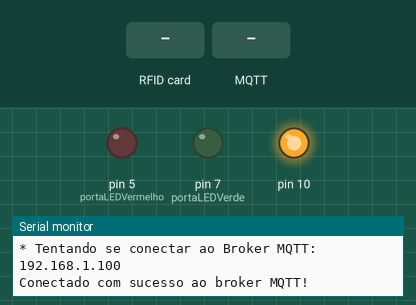
Bench run of a sketch on a simulated Arduino Uno, built with avr-gcc and run on an emulated ATmega328P. On the bench: output pins drawn as LEDs (lit = HIGH), the last lines printed to the serial monitor. The inputs (shaded band) are chosen by the test bench. WiFi joins after 1.5 s; servers stay silent unless stated; no MQTT or app messages arrive unless stated.

Above: at 1.2 s.
1.3 s: RFID card 5E 7A 19 C4 held to the reader
At 2.1 s:
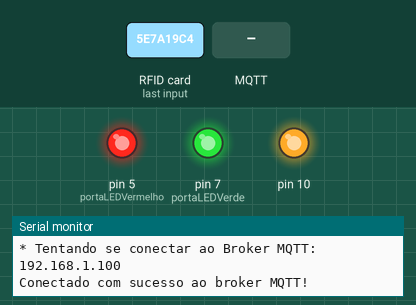
3.8 s: MQTT message "True" arrives on the first subscribed topic
At 5.6 s:
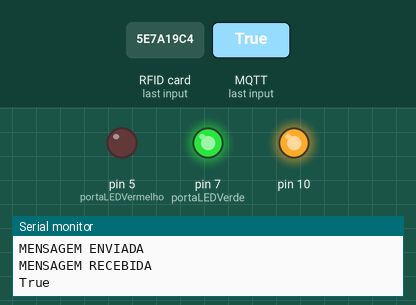
6.8 s: MQTT message "1" arrives on the first subscribed topic
At 8.9 s:
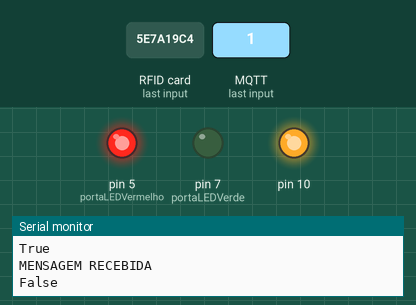
9.8 s: MQTT message "0" arrives on the first subscribed topic
12.8 s: MQTT message "2" arrives on the first subscribed topic
Timing chart, 0 to 18.8 s (numbered marks = the images above; inputs shaded):
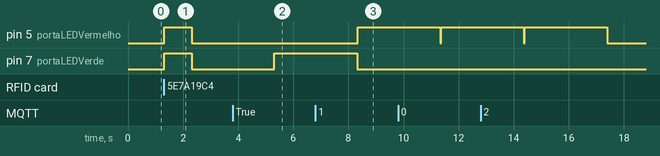

The sketch:

moduloAmbiente2.ino
```cpp
#include <MFRC522.h>

#include <SPI.h>
#include <Ethernet.h>
#include <PubSubClient.h>
#include <Ultrasonic.h>

// configurações de rede
byte mac[]    = {  0xDE, 0xED, 0xBA, 0xFE, 0xFE, 0xED }; // endereço MAC
IPAddress ip(192, 168, 1, 121); // ip da interface de rede

// configurações MQTT
#define MQTT_BROKER  "192.168.1.100"  //URL do broker MQTT
#define MQTT_PORT  1883  // Porta do Broker MQTT
#define MQTT_ID  "ambiente_2"
#define MQTT_TOPICO_SUBSCRIBE_ACESSO "2-Ambiente-Acessando"     //escuta o que é publicado para o topica
#define MQTT_TOPICO_SUBSCRIBE_SAIDA "2-Ambiente-Saindo"     //escuta o que é publicado para o topica
#define MQTT_TOPICO_PUBLISH   "TagIdentificada"      //publica no topico
char message_buff[100];

// configurações RFID
constexpr uint8_t RST_PIN = 9;
constexpr uint8_t SS_PIN = 8;
MFRC522 mfrc522(SS_PIN, RST_PIN);  // instancia MFRC522

// configuração LEDS
int portaLEDVerde = 7;
int portaLEDVermelho = 5;


EthernetClient ethClient;
PubSubClient mqttClient(ethClient);

void setup() {
  // put your setup code here, to run once:
  Serial.begin(9600); // Inicia a serial
  SPI.begin();// Inicia  SPI bus
  pinMode(portaLEDVerde, OUTPUT);
  pinMode(portaLEDVermelho, OUTPUT);
  setupRfid();
  setupMqtt();
  setupEthernet();
  Serial.println("* Aproxime o cartão *");
}

// inicia o RFID
void setupRfid(){
  mfrc522.PCD_Init(); // Inicia MFRC522
 // mfrc522.PCD_DumpVersionToSerial();
}
// inicia o MQTT
void setupMqtt(){
  Serial.println("* MQTT");
  mqttClient.setServer(MQTT_BROKER, MQTT_PORT);
  mqttClient.setCallback(callbackMqtt);
}

// inicia a rede
void setupEthernet(){
  Serial.println("* ETHERNET ");
  Ethernet.begin(mac, ip);
  Serial.println(Ethernet.localIP());

}

// refaz a conexao com o broker
void reconectMqtt(){
  while (!mqttClient.connected())
    {
        Serial.println("* Tentando se conectar ao Broker MQTT: ");
        Serial.println(MQTT_BROKER);
        if (mqttClient.connect("2"))
        {
            Serial.println("Conectado com sucesso ao broker MQTT!");
            mqttClient.subscribe(MQTT_TOPICO_SUBSCRIBE_ACESSO);
            mqttClient.subscribe(MQTT_TOPICO_SUBSCRIBE_SAIDA);
        }
        else
        {
            Serial.println("Falha ao reconectar no broker.");
            Serial.println("Havera nova tentatica de conexao em 2s");
            delay(2000);
        }
    }
}

// recebe os dados do broker
void callbackMqtt(char* topic, byte* payload, unsigned int length) {
  Serial.println("MENSAGEM RECEBIDA");
  String resposta = "";
  for (int i=0;i<length;i++) {
    resposta += (char)payload[i];
  }

  if (resposta == "True"){
    Serial.println("True");
    acendeLedVerde();
  }else{
    Serial.println("False");
    acendeLedVermelho();
  }
}

// envia as informações para o broker
void enviaInformacoes(String msg){
  Serial.println("MENSAGEM ENVIADA");
  msg.toCharArray(message_buff, msg.length()+1);
  mqttClient.publish(MQTT_TOPICO_PUBLISH,message_buff);

}


// acende o led verde por 3 segundos
void acendeLedVerde(){
  digitalWrite(portaLEDVerde, HIGH);

  delay(3000);

  digitalWrite(portaLEDVerde, LOW);
}

// acende o led vermelho por 3 segundos
void acendeLedVermelho(){
  digitalWrite(portaLEDVermelho, HIGH);

  delay(3000);

  digitalWrite(portaLEDVermelho, LOW);
}

// acende todos os leds
void acendeAllLeds(){
  digitalWrite(portaLEDVermelho, HIGH);
  digitalWrite(portaLEDVerde, HIGH);
  delay(1000);
  digitalWrite(portaLEDVermelho, LOW);
  digitalWrite(portaLEDVerde, LOW);

}

void loop() {
  //Serial.println("* INICIO *");
  // verificando a conexao com o mqtt
  if (!mqttClient.connected()) {
    reconectMqtt(); // reconeccao do mqtt
  }

  // Look for new cards
  if (mfrc522.PICC_IsNewCardPresent() and mfrc522.PICC_ReadCardSerial())
  {
    String conteudo= "";
    byte letra;
    for (byte i = 0; i < mfrc522.uid.size; i++)
    {
       //Serial.print(mfrc522.uid.uidByte[i] < 0x10 ? " 0" : "");
       //Serial.print(mfrc522.uid.uidByte[i], HEX);
       conteudo.concat(String(mfrc522.uid.uidByte[i] < 0x10 ? "0" : ""));
       conteudo.concat(String(mfrc522.uid.uidByte[i], HEX));
    }
    acendeAllLeds();
    String pubInfo = "{\"ambiente\": \"2\",\"usuario\": \""+conteudo+"\" ,\"contexto\" : {}}";
    enviaInformacoes(pubInfo);
    delay(3000);
  }

  mqttClient.loop();

}
```

Measured:
- after the input at 1.3 s, pin 5 (portaLEDVermelho), pin 7 (portaLEDVerde): LOW → HIGH at once, → LOW 1.0 s later
- after the input at 3.8 s, pin 7 (portaLEDVerde): LOW → HIGH after 1.5 s
- after the input at 6.8 s, pin 5 (portaLEDVermelho): LOW → HIGH after 1.5 s
